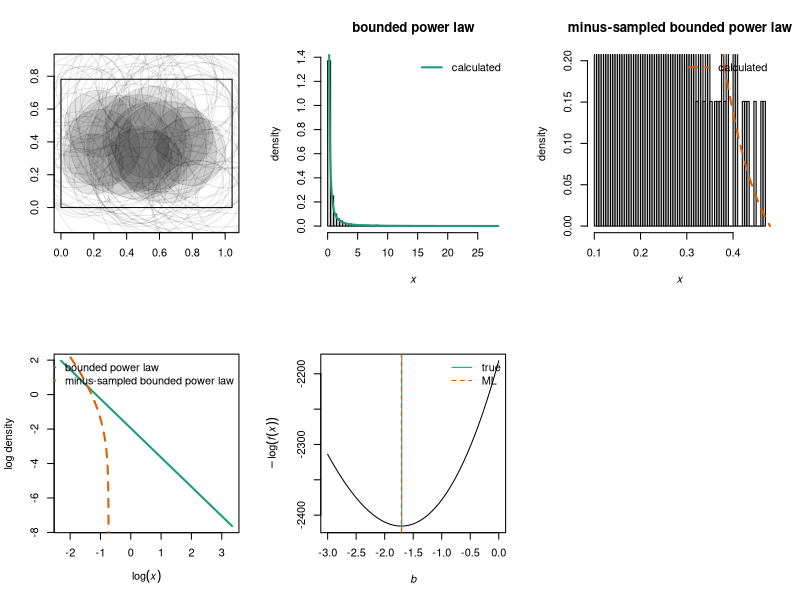

Source code (R):
rm(list = ls())
library(RColorBrewer)

#normalization constant C from Equation 2 in Edwards et al
#arguments:
#min mass xmin
#max mass xmax
#exponent b of bounded power law distribution
#Value: normalization constant C as in Equation 2 of Edwards
getC <- function(xmin, xmax, b){
  if(b == -1){
    return(1 / (log(xmax) - log(xmin)))
  } else {
    return((b + 1) / (xmax ^ (b + 1) - xmin ^(b + 1)))
  }
}

#bounded power law density
#Arguments:
#x: value at which to get density
#b: power law coefficient
#C: normalization constant
#xmin, xmax: min and max for bounded power law
#Value: density f(x) at x
dboundedpowerlaw <- function(x, b, C, xmin, xmax){
  fx <- C * x ^ b
  fx[x < xmin] <- 0
  fx[x > xmax] <- 0
  return(fx)
}

#calculate pi(r), the probability we minus-sample a circle of radius r
#Arguments:
#w, v: rectangular window dimensions
#r: circle radius
#Value: probability a circle of radius r is minus-sampled
getpir <- function(w, v, r){
  return((w - 2 * r) * (v - 2 * r) / (w * v)) #area in which we can minus-sample a circle of radius r / window area
}

#density for minus-sampled bounded power law (in form we can supply to optimizer)
#Arguments:
#b: power law coefficient
#x: value at which to get density
#xmin, min for bounded power law
#w, v: width and height of sampling window (ASSUMES v <= w and xmax greater than largest observable object)
#Value: density f(x) at x
dMSBPLanalytic <- function(b, x, xmin, w, v){
  numerator <- 4 / pi * x ^ (b + 1) - 2 * (w + v) / sqrt(pi) * x ^ (b + 0.5) + w * v * x ^ b
  xmw <- pi / 4 * v ^ 2 #largest circle we can fit in window
  if(b == -2){#special case for denominator
    dplus <- w * v / (b + 1) * xmw ^ (b + 1) - 2 * (w + v) / (sqrt(pi) * (b + 1.5)) * xmw ^ (b + 1.5) + 4 / pi * log(xmw)
    dminus <- w * v / (b + 1) * xmin ^ (b + 1) - 2 * (w + v) / (sqrt(pi) * (b + 1.5)) * xmin ^ (b + 1.5) + 4 / pi * log(xmin)
  } else if (b == - 1.5){#special case for denominator
    dplus <- w * v / (b + 1) * xmw ^ (b + 1) - 2 * (w + v) / sqrt(pi) * log(xmw) + 4 / (pi * (b + 2)) * xmw ^ (b + 2)
    dminus <- w * v / (b + 1) * xmin ^ (b + 1) - 2 * (w + v) / sqrt(pi) * log(xmin) + 4 / (pi * (b + 2)) * xmin ^ (b + 2)
  } else if (b == -1){#special case for denominator
    dplus <- w * v * log(xmw) - 2 * (w + v) / (sqrt(pi) * (b + 1.5)) * xmw ^ (b + 1.5) + 4 / (pi * (b + 2)) * xmw ^ (b + 2)
    dminus <- w * v * log(xmin) - 2 * (w + v) / (sqrt(pi) * (b + 1.5)) * xmin ^ (b + 1.5) + 4 / (pi * (b + 2)) * xmin ^ (b + 2)
  } else {
    dplus <- w * v / (b + 1) * xmw ^ (b + 1) - 2 * (w + v) / (sqrt(pi) * (b + 1.5)) * xmw ^ (b + 1.5) + 4 / (pi * (b + 2)) * xmw ^ (b + 2)
    dminus <- w * v / (b + 1) * xmin ^ (b + 1) - 2 * (w + v) / (sqrt(pi) * (b + 1.5)) * xmin ^ (b + 1.5) + 4 / (pi * (b + 2)) * xmin ^ (b + 2)
  }
  denominator <- dplus - dminus
  fx <- numerator / denominator
  fx[x < xmin] <- 0
  fx[x > xmw] <- 0
  return(fx)
}

#negative log likelihood for minus-sampled bounded power law (in form we can supply to optimizer)
#Arguments:
#b: power law coefficient
#x: vector of sizes
#xmin, min for bounded power law
#w, v: width and height of sampling window (ASSUMES v <= w and xmax greater than largest observable object)
#Value: negative log likelihood for observations x, with parameter b
negloglikMSBPL <- function(b, x, w, v){
  xmin <- min(x) #this is maximum likelihood estimate
  logfx <- sum(log(dMSBPLanalytic(b = b, x = x, xmin = xmin, w = w, v = v)))
  return(-logfx)
}

#plot negative log likelihood against b for minus-sampled bounded power law
#Arguments:
#x: vector of sizes
#w: width of window
#v: height of window
#Value: plot of negative log likelihood against b
plotnegloglik <- function(x, w, v){
  b <- seq(from = -3, to = -1e-6, length.out = 100)
  negllvec <- numeric(3)
  for(i in 1:100){
    negllvec[i] <- negloglikMSBPL(b = b[i], x = x, w = w, v = v)
  }
  plot(b, negllvec, type = "l", xlab = expression(italic(b)), ylab = expression(-log(italic(f(x)))))  
}

#maximum likelihood estimate of b for minus-sampled bounded power law
#Arguments:
#x: vector of sizes
#w: width of window
#v: height of window
#Value: object returned by optimize(), for which $minimum is the ML estimate and $objective is the negative log likelihood
estimatebMSBPL <- function(x, w, v){
  return(optimize(f = negloglikMSBPL, interval = c(-3, 0), x = x, w = w, v = v))
}

#density for minus-sampled bounded power law
#Arguments:
#x: value at which to get density
#b: power law coefficient
#C: normalization constant
#xmin, xmax: min and max for bounded power law
#w, v: width and height of sampling window (ASSUMES v <= w)
#Value: density f(x) at x
#NOTE: NOT SURE ABOUT JACOBIAN YET
dMSBPL <- function(x, b, C, xmin, xmax, w, v){
  Jacobian <- 1 / (2 * sqrt(pi * x))
  #numerator <- C / (w * v) * (4 / pi * x ^ (b + 1) - 2 * (w + v) / sqrt(pi) * x ^ (b + 0.5) + w * v * x ^ b) #includes factor C / (w * v) that cancels with denominator
  numerator <- 4 / pi * x ^ (b + 1) - 2 * (w + v) / sqrt(pi) * x ^ (b + 0.5) + w * v * x ^ b
  #numerator <- numerator * Jacobian #change of variables needed?
  
  n2 <- dboundedpowerlaw(x = x, b = b, C = C, xmin = xmin, xmax = xmax) * getpir(w = w, v = v, r = sqrt(x / pi))
  #n2 <- n2 * Jacobian #CHECK: JACOBIAN NEEDED HERE?

  xmw <- pi / 4 * v ^ 2 #largest circle we can fit in window
  if(b == -2){#special case for denominator
    dplus <- w * v / (b + 1) * xmw ^ (b + 1) - 2 * (w + v) / (sqrt(pi) * (b + 1.5)) * xmw ^ (b + 1.5) + 4 / pi * log(xmw)
    dminus <- w * v / (b + 1) * xmin ^ (b + 1) - 2 * (w + v) / (sqrt(pi) * (b + 1.5)) * xmin ^ (b + 1.5) + 4 / pi * log(xmin)
  } else if (b == - 1.5){#special case for denominator
    dplus <- w * v / (b + 1) * xmw ^ (b + 1) - 2 * (w + v) / sqrt(pi) * log(xmw) + 4 / (pi * (b + 2)) * xmw ^ (b + 2)
    dminus <- w * v / (b + 1) * xmin ^ (b + 1) - 2 * (w + v) / sqrt(pi) * log(xmin) + 4 / (pi * (b + 2)) * xmin ^ (b + 2)
  } else if (b == -1){#special case for denominator
    dplus <- w * v * log(xmw) - 2 * (w + v) / (sqrt(pi) * (b + 1.5)) * xmw ^ (b + 1.5) + 4 / (pi * (b + 2)) * xmw ^ (b + 2)
    dminus <- w * v * log(xmin) - 2 * (w + v) / (sqrt(pi) * (b + 1.5)) * xmin ^ (b + 1.5) + 4 / (pi * (b + 2)) * xmin ^ (b + 2)
  } else {
    dplus <- w * v / (b + 1) * xmw ^ (b + 1) - 2 * (w + v) / (sqrt(pi) * (b + 1.5)) * xmw ^ (b + 1.5) + 4 / (pi * (b + 2)) * xmw ^ (b + 2)
    dminus <- w * v / (b + 1) * xmin ^ (b + 1) - 2 * (w + v) / (sqrt(pi) * (b + 1.5)) * xmin ^ (b + 1.5) + 4 / (pi * (b + 2)) * xmin ^ (b + 2)
  }
  denominator <- dplus - dminus
  d2 <- dMSBPLintegral(b = b, C = C, w = w, v = v, xmin = xmin, xmax = xmax, xmaxminus = xmw)

  fx1 <- numerator / denominator
  fx2 <- n2 / d2$value #USING NUMERICAL INTEGRAL FOR NOW: we can always make this form work for other distributions
  
  print("overall check:")
  print(head(cbind(fx1, fx2)))
  
  fx2[x < xmin] <- 0
  fx2[x > xmw] <- 0
  return(fx2)
}

#numerical check on denominator for minus-sampled bounded power law
#Arguments:
#b: power law coefficient
#C: normalization constant
#w, v: width and height of sampling window (ASSUMES v < w)
#xmin, xmax: min and max for bounded power law
#xmaxminus: max area we can fit in window
#Value: numerical integral of what I think is numerator of minus-sampled bounded power law
dMSBPLintegral <- function(b, C, w, v, xmin, xmax, xmaxminus){
  myfunction <- function(x){
      f <- dboundedpowerlaw(x = x, b = b, C = C, xmin = xmin, xmax = xmax) * getpir(w = w, v = v, r = sqrt(x / pi))
      return(f)
    }
  return(integrate(f = myfunction, lower = xmin, upper = xmaxminus))
}

#inverse cdf for bounded power law
#Arguments:
#u in [0, 1]
#xmin and xmax: min and max values of x
#Value: inverse cdf evaluated at u
FXinv <- function(u, b, xmin, xmax){
  if(b == -1){
    x <- xmax ^ u * xmin ^ (1 - u)
  } else {
    x <- (u * xmax ^ (b + 1) + (1 - u) * xmin ^ (b + 1)) ^ (1 / (b + 1))  
  }
  return(x)
}

#simulate from bounded power law distribution
#Arguments:
#n: number of values to simulate
#b: exponent for distribution
#xmin: min size
#xmax: max size
#Value:
#vector of n observations drawn from the specified bounded power law distribution
simulateboundedpowerlaw <- function(n, b, xmin, xmax){
  u <- runif(n = n, min = 0, max = 1)
  x <- FXinv(u = u, b = b, xmin = xmin, xmax = xmax)
}

#radius of circle given area
#Argument: area x
#Value: radius r
radiusfromarea <- function(x){
  return(sqrt(x / pi))
}

#does circle of radius r centred at (alpha, beta) fall entirely within a rectangle of side lengths w, v, lower left corner at origin?
#Arguments:
#alpha, beta: coordinates of circle centre
#r: radius of circle
#w, v: width and height of rectangle
#Value:
#logical: circle entirely in rectangle?
inframe <- function(alpha, beta, r, w, v){
  return(alpha >= r & alpha <= (w - r) & beta >= r & beta <= (v - r))
}

#draw sampling window
#Arguments: w, v width and height of rectangular window
#Value: rectangle representing the window
plotframe <- function(w, v){
  polygon(x = c(0, w, w, 0), y = c(0, 0, v, v))
}

#draw circle, filled if entirely in window
#Arguments:
#alpha, beta: centre of circle
#r: radius of circle
#isinframe (logical): is circle entirely in window?
#Value: draw the circle
plotcircle <- function(alpha, beta, r, isinframe){
  theta <- seq(from = 0, to = 2 * pi, length.out = 1e3)
  xc <- r * cos(theta)
  yc <- r * sin(theta)
  if(isinframe){
    plotcol <- adjustcolor("black", 0.1)
    edgecol <- plotcol
  } else {
    plotcol <- NA
    edgecol <- adjustcolor("black", 0.1)
  }
  polygon(xc + alpha, yc + beta, col = plotcol, border = edgecol)
}

#dimensions of sampling window
# w <- 5
# v <- 2 #ASSUME v <= w

# images dimensions from CANON camera (w x v = 3648 x 2736)
# 10 cm = roughly 350 pixels; 1 m = 3500
w <- 3648/3500
v <- 2736/3500

#DATA FILES NEED TO BE IN THE PROJECT FOR THIS TO WORK
#load data
#oneyeardf <- read.csv("oneyeardf.csv")
#oneyeardf <- oneyeardf[is.na(oneyeardf$ROI.LabelCode), ] # subset by removing corals that are out of frame
#axisscores <- read.csv("axisscores.csv")
#axisscores <- axisscores[order(axisscores$PC1), ] # order by PC1 from low to high

#sample from the sites; loop to repeat for all sites
#subsample from the minus sampled distribution



#parameters of bounded power law 
# need to make a function that estimates the parameters for each site
xmin <- 1e-1 #min area
xmax <- pi * 3^2 #max area
xmaxminus <- pi / 4 * v^2 #max area of circle that can fit in window
b <- -1.7 #power law exponent
C <- getC(xmin = xmin, xmax = xmax, b = b) #normalization constant
n <- 1e4 #number of circles
nplot <- 100 #number to plot
x <- simulateboundedpowerlaw(n = n, b = b, xmin = xmin, xmax = xmax) #simulated areas

r <- radiusfromarea(x) #colony radii (assume circles)
mycolors <- brewer.pal(3, "Dark2")

alpha <- runif(n = n, min = 0, max = w) #(alpha, beta) uniform random points in sampling window
beta <- runif(n = n, min = 0, max = v)

par(mfrow = c(2, 3))
plot(c(0, w), c(0, v), type = "n", asp = 1, xlab = "", ylab = "")
plotframe(w = w, v = v)
isinframe <- inframe(alpha = alpha, beta = beta, r = r, w = w, v = v)
for(i in 1:nplot){#drawing all the circles can be slow so make nplot not too large
  plotcircle(alpha = alpha[i], beta = beta[i], r = r[i], isinframe = isinframe[i]) 
}

hist(x, freq = FALSE, main = "bounded power law", breaks = 100, xlab = expression(italic(x)), ylab = "density")
xseq <- seq(from = xmin, to = xmax, length.out = 1e4)
fx <- dboundedpowerlaw(x = xseq, b = b, C = C, xmin = xmin, xmax = xmax)
lines(xseq, fx, col = mycolors[1], lwd = 2, lty = "solid") #density curve for bounded power law
legend("topright", bty = "n", lwd = 2, lty = c("solid"), col = c(mycolors[1]), legend = c("calculated"))

hist(x[isinframe], freq = FALSE, main = "minus-sampled bounded power law", breaks = 100, xlab = expression(italic(x)), ylab = "density", ylim = c(0, 0.2)) #changing y-axis limits helps us see tail
xseqMS <- seq(from = xmin, to = xmaxminus, length.out = 1e4)
fxMS <- dMSBPL(x = xseqMS, b = b, C = C, xmin = xmin, xmax = xmax, w = w, v = v)
lines(xseqMS, fxMS, col = mycolors[2], lwd = 2, lty = "dashed") #density curve for bounded power law
legend("topright", bty = "n", lwd = 2, lty = c("dashed"), col = c(mycolors[2]), legend = c("calculated"))

plot(log(xseq), log(fx), type = "l", lwd = 2, lty = "solid", col = mycolors[1], xlab = expression(log(italic(x))), ylab = "log density")
lines(log(xseqMS), log(fxMS), col = mycolors[2], lwd = 2, lty = "dashed") #density curve for bounded power law
legend("topright", bty = "n", lwd = 2, lty = c("solid", "dashed"), col = c(mycolors[1], mycolors[2]), legend = c("bounded power law", "minus-sampled bounded power law"))

plotnegloglik(x = x[isinframe], w = w, v = v)
abline(v = b, lty = "solid", col = mycolors[1])
bML <- estimatebMSBPL(x = x[isinframe], w = w, v = v)
abline(v = bML$minimum, lty = "dashed", col = mycolors[2])
legend("topright", lty = c("solid", "dashed"), legend = c("true", "ML"), col = mycolors[1:2], bty = "n")


  
